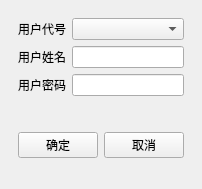
<?xml version="1.0" encoding="UTF-8"?>
<ui version="4.0">
 <class>login</class>
 <widget class="QMainWindow" name="login">
  <property name="geometry">
   <rect>
    <x>0</x>
    <y>0</y>
    <width>202</width>
    <height>189</height>
   </rect>
  </property>
  <property name="windowTitle">
   <string>用户登录</string>
  </property>
  <widget class="QWidget" name="centralwidget">
   <layout class="QVBoxLayout" name="verticalLayout">
    <item>
     <widget class="QWidget" name="widget" native="true">
      <layout class="QFormLayout" name="formLayout">
       <item row="0" column="0">
        <widget class="QLabel" name="label">
         <property name="text">
          <string>用户代号</string>
         </property>
        </widget>
       </item>
       <item row="0" column="1">
        <widget class="QComboBox" name="comboBox"/>
       </item>
       <item row="1" column="0">
        <widget class="QLabel" name="label_2">
         <property name="text">
          <string>用户姓名</string>
         </property>
        </widget>
       </item>
       <item row="1" column="1">
        <widget class="QLineEdit" name="lineEdit_2"/>
       </item>
       <item row="2" column="0">
        <widget class="QLabel" name="label_3">
         <property name="text">
          <string>用户密码</string>
         </property>
        </widget>
       </item>
       <item row="2" column="1">
        <widget class="QLineEdit" name="lineEdit"/>
       </item>
      </layout>
     </widget>
    </item>
    <item>
     <widget class="QWidget" name="widget_2" native="true">
      <layout class="QHBoxLayout" name="horizontalLayout">
       <item>
        <widget class="QPushButton" name="pushButton">
         <property name="text">
          <string>确定</string>
         </property>
        </widget>
       </item>
       <item>
        <widget class="QPushButton" name="pushButton_2">
         <property name="text">
          <string>取消</string>
         </property>
        </widget>
       </item>
      </layout>
     </widget>
    </item>
   </layout>
  </widget>
  <widget class="QMenuBar" name="menubar">
   <property name="geometry">
    <rect>
     <x>0</x>
     <y>0</y>
     <width>202</width>
     <height>22</height>
    </rect>
   </property>
  </widget>
 </widget>
 <resources/>
 <connections/>
</ui>
